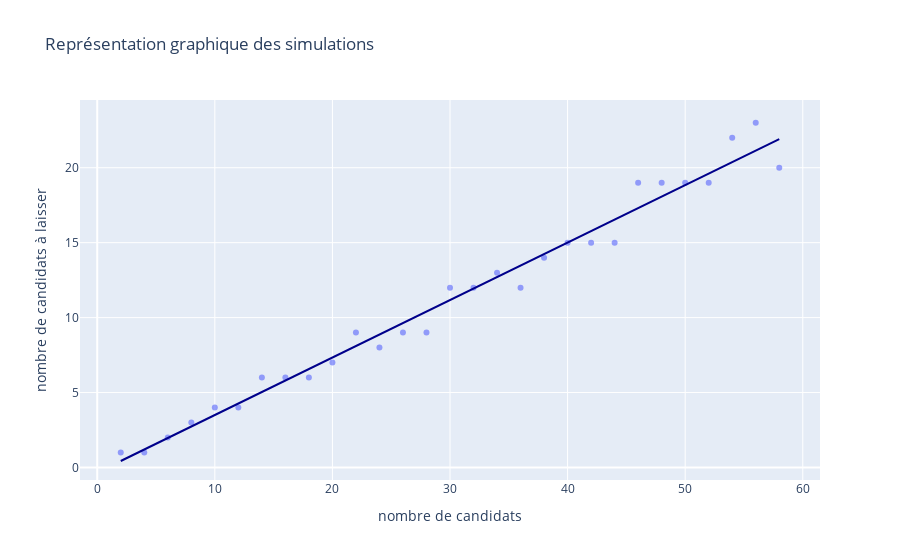

Here is the notebook cell this chart was saved with:
### Code cell
import plotly.express as px
fig = px.scatter(
    df, x='nombre de candidats', y='nombre de candidats à laisser', opacity=0.65,
    trendline='ols', trendline_color_override='darkblue', title ="Représentation graphique des simulations"
)
fig.show()

# coefficient de la droite : 0.383

### Figure 1 — Plotly figure (JSON) as saved in the notebook; plotly's stock layout.template omitted (floating-point values rounded to 4 significant figures)
{"data": [{"hovertemplate": "nombre de candidats=%{x}<br>nombre de candidats à laisser=%{y}<extra></extra>", "legendgroup": "", "marker": {"color": "#636efa", "opacity": 0.65, "symbol": "circle"}, "mode": "markers", "name": "", "orientation": "v", "showlegend": false, "type": "scatter", "x": [2, 4, 6, 8, 10, 12, 14, 16, 18, 20, 22, 24, 26, 28, 30, 32, 34, 36, 38, 40, 42, 44, 46, 48, 50, 52, 54, 56, 58], "xaxis": "x", "y": [1, 1, 2, 3, 4, 4, 6, 6, 6, 7, 9, 8, 9, 9, 12, 12, 13, 12, 14, 15, 15, 15, 19, 19, 19, 19, 22, 23, 20], "yaxis": "y"}, {"hovertemplate": "<b>OLS trendline</b><br>nombre de candidats à laisser = 0.383498 * nombre de candidats + -0.332512<br>R<sup>2</sup>=0.978751<br><br>nombre de candidats=%{x}<br>nombre de candidats à laisser=%{y} <b>(trend)</b><extra></extra>", "legendgroup": "", "line": {"color": "darkblue"}, "marker": {"color": "#636efa", "symbol": "circle"}, "mode": "lines", "name": "", "showlegend": false, "type": "scatter", "x": [2, 4, 6, 8, 10, 12, 14, 16, 18, 20, 22, 24, 26, 28, 30, 32, 34, 36, 38, 40, 42, 44, 46, 48, 50, 52, 54, 56, 58], "xaxis": "x", "y": [0.4345, 1.201, 1.968, 2.735, 3.502, 4.269, 5.036, 5.803, 6.57, 7.337, 8.104, 8.871, 9.638, 10.41, 11.17, 11.94, 12.71, 13.47, 14.24, 15.01, 15.77, 16.54, 17.31, 18.08, 18.84, 19.61, 20.38, 21.14, 21.91], "yaxis": "y"}], "layout": {"legend": {"tracegroupgap": 0}, "title": {"text": "Représentation graphique des simulations"}, "xaxis": {"anchor": "y", "domain": [0, 1], "title": {"text": "nombre de candidats"}}, "yaxis": {"anchor": "x", "domain": [0, 1], "title": {"text": "nombre de candidats à laisser"}}}}
